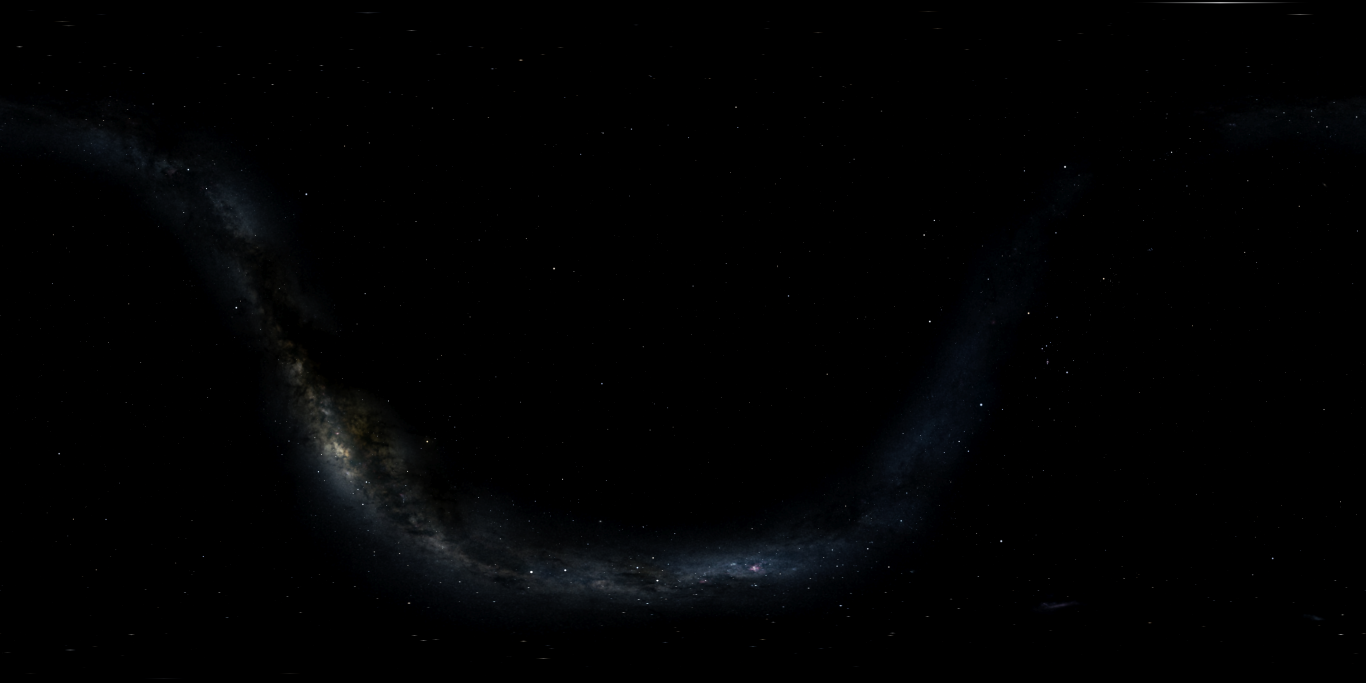
#> input picture assets/sky/starmap_equirect_8k.png, 8192 x 4096 px (shown at 1/6 size)
$ python starmap_prepare.py ../assets/sky/starmap_equirect_8k.png
#> lines starting #> are read from the running program, lines starting #| are printed output that depends on the picture
#!/usr/bin/env python3
"""Prepare a Stellarium all-sky export for SIMbiogenesis and MEASURE its registration.

    python tools/starmap_prepare.py <screenshot.png> [--out assets/sky/starmap_equirect_8k.png]
        [--floor 6] [--gamma 1.0] [--blank-rows N] [--blank-box x0,y0,x1,y1 ...]
        [--max-residual-px 8] [--search-px 48] [--note "Stellarium 25.1 ..."] [--dry-run]

What it does, in order:
  1. Asserts the image is 2:1 and at least 4096 wide (plate-carrée, whole sphere).
  2. Blanks optional regions (rows at the poles, or boxes given as FRACTIONS of
     the image — used to erase a baked-in Stellarium toolbar) WITHOUT cropping or
     stretching, so the declination scale is untouched.
  3. Black-floors the background: every pixel's RGB is scaled by
     max(0, (L - floor) / (255 - floor)) where L is ITU-R 601 luminance. That
     zeroes airglow/JPEG noise below the floor and keeps the Milky Way (rendered
     at Stellarium intensity >= 1.5 it sits around 30-80/255).
  4. REGISTRATION: for each hypothesis (RA increases leftward/rightward x north
     pole is top/bottom row) it uses the brightest catalog stars as anchors to
     solve which RA sits at the left edge, then checks all ten catalog stars —
     brightest blob within +-search-px of the predicted pixel, luminance-weighted
     centroid, residual in pixels. A hypothesis PASSES with >= 8/10 stars found
     and max residual <= --max-residual-px. The winner is the smallest median
     residual. Nothing is written if none passes, or if two pass within 1 px of
     each other (ambiguous) — a wrong sidecar is worse than none, because the
     sky shader trusts it.
  5. Writes the PNG and the sidecar JSON (same basename, .json) that
     StarSkyMath.load_registration() reads, and prints the per-star table.

Pixel convention: pixel (i, j) covers [i, i+1) x [j, j+1); its centre is
(i + 0.5, j + 0.5). Predicted positions are continuous (u*w, v*h). The same
convention lives in StarSkyMath.pixel_from_equatorial.

Pillow only (no numpy): all the heavy lifting is Pillow C ops (convert/point/
multiply); Python touches only the small search windows.
"""

import argparse
import json
import math
import os
import sys
from collections import deque
from datetime import datetime, timezone

try:
    from PIL import Image, ImageChops
except ImportError:  # pragma: no cover
    print("starmap_prepare: Pillow is required (pip install pillow)", file=sys.stderr)
    sys.exit(1)

Image.MAX_IMAGE_PIXELS = None  # 8k x 4k is fine; silence the decompression-bomb guard

# J2000 (degrees). Bright, spread over RA and both hemispheres. Anchors first.
CATALOG = [
    ("sirius",     101.287, -16.716),
    ("vega",       279.235,  38.784),
    ("arcturus",   213.915,  19.182),
    ("canopus",     95.988, -52.696),
    ("capella",     79.172,  45.998),
    ("rigel",       78.634,  -8.202),
    ("procyon",    114.825,   5.225),
    ("achernar",    24.429, -57.237),
    ("betelgeuse",  88.793,   7.407),
    ("altair",     297.696,   8.868),
]
ANCHORS = ("sirius", "vega", "arcturus")

SCHEMA = 1


# ------------------------------------------------------------------ geometry

def uv_from_equatorial(ra, dec, ra0, ra_dir, north_up):
    u = ((ra - ra0) * ra_dir / 360.0) % 1.0
    v = 0.5 - dec / 180.0
    if not north_up:
        v = 1.0 - v
    return u, v


def pixel_from_equatorial(ra, dec, ra0, ra_dir, north_up, w, h):
    u, v = uv_from_equatorial(ra, dec, ra0, ra_dir, north_up)
    return u * w, v * h


def circular_mean_deg(angles):
    sx = sum(math.cos(math.radians(a)) for a in angles)
    sy = sum(math.sin(math.radians(a)) for a in angles)
    return math.degrees(math.atan2(sy, sx)) % 360.0


def wrapped_dx(a, b, w):
    d = (a - b) % w
    if d > w / 2:
        d -= w
    return d


# ------------------------------------------------------------------ blobs

# A star is a COMPACT disc: Stellarium's brightest stars are ~20 px across at 8k
# (a few hundred pixels of area) and saturated. The Milky Way's core, rendered
# at intensity 1.6, is far brighter in TOTAL — thousands of pixels around
# 60-180/255 — and out-sums every star. These two filters are what keep the
# fit on stars: an area cap and a minimum mean brightness.
MAX_STAR_AREA_PX = 1500
MIN_STAR_MEAN = 170.0


def _star_blobs(px, w, x0, x1, y0, y1, thr):
    """_components() restricted to star-like discs; yields (sum, cx, cy, peak, area)."""
    seen = set()
    for yy in range(y0, y1 + 1):
        for xx in range(x0, x1 + 1):
            if (xx, yy) in seen or px[xx % w, yy] < thr:
                continue
            seen.add((xx, yy))
            queue = deque([(xx, yy)])
            sw = sx = sy = 0.0
            peak = 0
            area = 0
            while queue:
                x, y = queue.popleft()
                v = px[x % w, y]
                sw += v
                sx += v * (x + 0.5)
                sy += v * (y + 0.5)
                area += 1
                if v > peak:
                    peak = v
                for nx, ny in ((x + 1, y), (x - 1, y), (x, y + 1), (x, y - 1)):
                    if ny < y0 or ny > y1 or nx < x0 or nx > x1 or (nx, ny) in seen:
                        continue
                    if px[nx % w, ny] >= thr:
                        seen.add((nx, ny))
                        queue.append((nx, ny))
            if area <= MAX_STAR_AREA_PX and sw / area >= MIN_STAR_MEAN:
                yield sw, sx / sw, sy / sw, peak, area


def blob_centroid(px, w, h, cx, cy, radius, min_peak):
    """The star-like blob with the largest integrated brightness within
    +-radius of (cx, cy) (x wraps, y clips). The threshold is the higher of
    60% of the window's peak and the window's median + 60, so a bright Milky
    Way background under the window never joins the disc.
    Returns (x, y, peak) in continuous pixel coordinates, or None."""
    x0 = int(math.floor(cx)) - radius
    x1 = int(math.floor(cx)) + radius
    y0 = max(0, int(math.floor(cy)) - radius)
    y1 = min(h - 1, int(math.floor(cy)) + radius)
    if y1 < y0:
        return None
    vals = [px[xx % w, yy] for yy in range(y0, y1 + 1) for xx in range(x0, x1 + 1)]
    best = max(vals)
    if best < min_peak:
        return None
    median = sorted(vals)[len(vals) // 2]
    thr = max(min_peak, 0.6 * best, median + 60)
    comps = list(_star_blobs(px, w, x0, x1, y0, y1, thr))
    if not comps:
        return None
    sw, bx, by, peak, area = max(comps, key=lambda c: c[0])
    return bx, by, peak


def band_brightest(lum, w, h, cy, band):
    """Centre (x, y) and peak of the biggest STAR disc (largest integrated
    brightness among compact blobs) in the full-width row band around cy —
    the anchor star. Thresholded at 80% of the band's peak so the Milky Way
    (rarely above ~180/255) is not even traversed."""
    y0 = max(0, int(cy) - band)
    y1 = min(h - 1, int(cy) + band)
    if y1 < y0:
        return None
    strip = lum.crop((0, y0, w, y1 + 1))
    lo, hi = strip.getextrema()
    if hi <= 0:
        return None
    thr = max(1, int(0.8 * hi))
    sp = strip.load()
    best = None
    for sw, cx, cy2, peak, area in _star_blobs(sp, w, 0, w - 1, 0, y1 - y0, thr):
        if best is None or sw > best[0]:
            best = (sw, cx, cy2 + y0, peak)
    if best is None:
        return None
    return best[1], best[2], best[3]


# ------------------------------------------------------------------ registration

def evaluate(lum, px, w, h, ra_dir, north_up, ra0, search_px, min_peak):
    rows = []
    found_ra0 = []
    for name, ra, dec in CATALOG:
        pxx, pyy = pixel_from_equatorial(ra, dec, ra0, ra_dir, north_up, w, h)
        hit = blob_centroid(px, w, h, pxx, pyy, search_px, min_peak)
        if hit is None:
            rows.append({"star": name, "pred": [pxx, pyy], "found": None, "residual_px": None})
            continue
        fx, fy, peak = hit
        fx %= w
        found_ra0.append((ra - ra_dir * 360.0 * (fx / w)) % 360.0)
        rows.append({"star": name, "pred": [pxx, pyy], "found": [fx, fy], "peak": peak,
                     "residual_px": math.hypot(wrapped_dx(fx, pxx, w), fy - pyy)})
    return rows, found_ra0


def solve_hypothesis(lum, px, w, h, ra_dir, north_up, search_px, min_peak):
    """Anchor on each bright star's row band to get a candidate ra0, then refine
    over every found star. Returns the best (ra0, rows) for this hypothesis."""
    best = None
    for anchor in ANCHORS:
        ra_a, dec_a = next((ra, dec) for n, ra, dec in CATALOG if n == anchor)
        _, vy = uv_from_equatorial(ra_a, dec_a, 0.0, ra_dir, north_up)
        hit = band_brightest(lum, w, h, vy * h, search_px)
        if hit is None or hit[2] < min_peak:
            continue
        bx = hit[0]  # already a blob centroid in continuous coordinates
        ra0 = (ra_a - ra_dir * 360.0 * (bx / w)) % 360.0
        # two refinement passes: predict -> find -> circular-mean the implied ra0
        rows = []
        for _ in range(2):
            rows, implied = evaluate(lum, px, w, h, ra_dir, north_up, ra0, search_px, min_peak)
            if len(implied) < 2:
                break
            ra0 = circular_mean_deg(implied)
        rows, _ = evaluate(lum, px, w, h, ra_dir, north_up, ra0, search_px, min_peak)
        res = sorted(r["residual_px"] for r in rows if r["residual_px"] is not None)
        n_found = len(res)
        median = res[len(res) // 2] if res else float("inf")
        worst = res[-1] if res else float("inf")
        cand = {"ra_dir": ra_dir, "north_up": north_up, "ra_deg_at_u0": ra0, "anchor": anchor,
                "rows": rows, "found": n_found, "median": median, "max": worst}
        if best is None or (cand["found"], -cand["median"]) > (best["found"], -best["median"]):
            best = cand
    return best


def register(lum, w, h, search_px, min_peak, max_residual):
    px = lum.load()
    results = []
    for ra_dir in (-1, 1):
        for north_up in (True, False):
            c = solve_hypothesis(lum, px, w, h, ra_dir, north_up, search_px, min_peak)
            if c is None:
                c = {"ra_dir": ra_dir, "north_up": north_up, "ra_deg_at_u0": float("nan"),
                     "anchor": None, "rows": [], "found": 0, "median": float("inf"), "max": float("inf")}
            c["passes"] = c["found"] >= 8 and c["max"] <= max_residual
            results.append(c)
    return results


# ------------------------------------------------------------------ image ops

def blank_regions(img, rows, boxes):
    w, h = img.size
    black = (0, 0, 0)
    if rows > 0:
        img.paste(black, (0, 0, w, rows))
        img.paste(black, (0, h - rows, w, h))
    for (x0, y0, x1, y1) in boxes:
        img.paste(black, (int(x0 * w), int(y0 * h), int(math.ceil(x1 * w)), int(math.ceil(y1 * h))))


def black_floor(img, floor):
    if floor <= 0:
        return img
    lum = img.convert("L")
    lut = [max(0, min(255, round((v - floor) * 255.0 / (255.0 - floor)))) for v in range(256)]
    scale = lum.point(lut)
    return ImageChops.multiply(img, Image.merge("RGB", (scale, scale, scale)))


def apply_gamma(img, gamma):
    if abs(gamma - 1.0) < 1e-6:
        return img
    lut = [max(0, min(255, round(255.0 * (v / 255.0) ** gamma))) for v in range(256)]
    return img.point(lut * 3)


# [13 lines left out: function disc_radius_px, not called in this run]


def pole_bands(step_ratio=1.12):
    """Declination breakpoints for the pole-footprint bands: finer toward the
    pole so the dilation radius never changes by more than step_ratio across a
    band (a coarse band over-spreads its low rows and under-spreads its high)."""
#> called with step_ratio = 1.12
    edges = [45.0]
    while edges[-1] < 89.9:
        lo = edges[-1]
        target = (1.0 / math.cos(math.radians(lo)) - 1.0) * step_ratio
        hi = math.degrees(math.acos(1.0 / (target + 1.0)))
        hi = min(max(hi, lo + 0.05), 89.9)
        edges.append(round(hi, 3))
    edges.append(90.0)
    return edges


POLE_BANDS = pole_bands()


# [77 lines left out: functions _cone_dilate_h, pole_footprint_dilate, parse_box, not called in this run]


# ------------------------------------------------------------------ main

def main(argv=None):
    ap = argparse.ArgumentParser(description=__doc__, formatter_class=argparse.RawDescriptionHelpFormatter)
    ap.add_argument("source")
    ap.add_argument("--out", default="assets/sky/starmap_equirect_8k.png")
    ap.add_argument("--floor", type=int, default=6, help="luminance floor 0-255 (default 6)")
    ap.add_argument("--gamma", type=float, default=1.0)
    ap.add_argument("--blank-rows", type=int, default=0, help="black out N rows at top AND bottom")
    ap.add_argument("--blank-box", type=parse_box, action="append", default=[],
                    help="black out a box x0,y0,x1,y1 in image FRACTIONS (repeatable)")
    ap.add_argument("--max-residual-px", type=float, default=8.0)
    ap.add_argument("--search-px", type=int, default=48)
    ap.add_argument("--min-peak", type=int, default=40, help="a blob needs a pixel this bright (0-255)")
    ap.add_argument("--note", default="", help="free text recorded in the sidecar (Stellarium version, knobs)")
    ap.add_argument("--no-pole-dilate", action="store_true",
                    help="skip the pole-footprint dilation (stars near the poles will render as slivers)")
    ap.add_argument("--dry-run", action="store_true", help="measure and report, write nothing")
    args = ap.parse_args(argv)
    # The Windows console defaults to cp1252 and would choke on the em-dashes below.
    for stream in (sys.stdout, sys.stderr):
        if hasattr(stream, "reconfigure"):
            stream.reconfigure(errors="replace")

    img = Image.open(args.source)
#> img is the input picture: PIL image 8192x4096 RGB; mean R, G, B 1.6, 2.1, 2.6
    img = img.convert("RGB")
    w, h = img.size
    if w != 2 * h or w < 4096:
        print("starmap_prepare: expected a 2:1 image at least 4096 wide, got %dx%d" % (w, h), file=sys.stderr)
        return 1

    blank_regions(img, args.blank_rows, args.blank_box)
    img = black_floor(img, args.floor)
#> in black_floor, `return ImageChops.multiply(img, Image.merge("RGB", (scale, scale, scal..`:
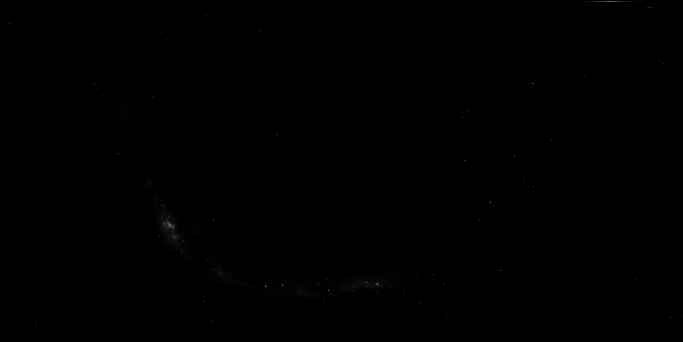
#> returned value: PIL image 8192x4096 RGB (shown at 1/12 size); mean R, G, B 0.2, 0.2, 0.2
    img = apply_gamma(img, args.gamma)
    lum = img.convert("L")

    top_max = lum.crop((0, 0, w, 1)).getextrema()[1]
#> top_max = 0
    bot_max = lum.crop((0, h - 1, w, h)).getextrema()[1]
#> bot_max = 0

    results = register(lum, w, h, args.search_px, args.min_peak, args.max_residual_px)
#> the loop in register, `for ra_dir in (-1, 1):` made 2 passes
#> pass 1, in band_brightest, `strip = lum.crop((0, y0, w, y1 + 1))`:
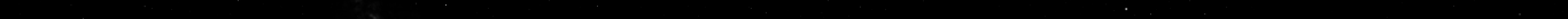
#> strip: PIL image 8192x97 L (shown at 1/6 size); min 0, max 255, mean 0.2
    passing = [r for r in results if r["passes"]]
    passing.sort(key=lambda r: r["median"])

    print("registration hypotheses (image %dx%d, floor %d, search +-%d px):" % (w, h, args.floor, args.search_px))
#| registration hypotheses (image 8192x4096, floor 6, search +-48 px):
    print("  %-6s %-9s %-10s %-8s %5s %8s %8s  %s" % ("RAdir", "north_up", "RA@u0", "anchor", "found", "median", "max", "verdict"))
    for r in results:
        print("  %-6s %-9s %-10s %-8s %5d %8s %8s  %s" % (
            "left" if r["ra_dir"] < 0 else "right", str(r["north_up"]),
            "nan" if math.isnan(r["ra_deg_at_u0"]) else "%.3f" % r["ra_deg_at_u0"],
            r["anchor"] or "-", r["found"],
            "inf" if math.isinf(r["median"]) else "%.2f" % r["median"],
            "inf" if math.isinf(r["max"]) else "%.2f" % r["max"],
            "PASS" if r["passes"] else "fail"))
#> this loop made 4 passes
#|   left   True      359.534    arcturus     9    10.64    43.97  fail
#|   left   False     15.704     vega         7    36.98    59.95  fail
#|   right  True      359.777    sirius       5    32.98    35.53  fail
#|   right  False     182.851    vega         5    33.83    42.39  fail

    if not passing:
        print("starmap_prepare: no hypothesis passed — nothing written. Is this an EQUATORIAL plate-carrée "
              "export at J2000 with the GUI hidden? Try --search-px 96 or --min-peak 25.", file=sys.stderr)
        return 2
    if len(passing) > 1 and abs(passing[0]["median"] - passing[1]["median"]) < 1.0:
        print("starmap_prepare: ambiguous — two hypotheses pass within 1 px of each other; nothing written.",
              file=sys.stderr)
        return 2
    win = passing[0]

    print("winner: RA increases %s, north %s, RA at u=0 = %.3f deg, %d/10 stars, median %.2f px, max %.2f px" % (
        "LEFTWARD" if win["ra_dir"] < 0 else "RIGHTWARD", "UP" if win["north_up"] else "DOWN",
        win["ra_deg_at_u0"], win["found"], win["median"], win["max"]))
    print("  %-11s %9s %9s   %9s %9s   %s" % ("star", "pred x", "pred y", "found x", "found y", "residual"))
    per_star = {}
    for r in win["rows"]:
        if r["found"] is None:
            print("  %-11s %9.1f %9.1f   %9s %9s   not found" % (r["star"], r["pred"][0], r["pred"][1], "-", "-"))
            per_star[r["star"]] = {"pred": [round(r["pred"][0], 2), round(r["pred"][1], 2)], "found": None, "residual_px": None}
        else:
            print("  %-11s %9.1f %9.1f   %9.1f %9.1f   %.2f px" % (
                r["star"], r["pred"][0], r["pred"][1], r["found"][0], r["found"][1], r["residual_px"]))
            per_star[r["star"]] = {"pred": [round(r["pred"][0], 2), round(r["pred"][1], 2)],
                                   "found": [round(r["found"][0], 2), round(r["found"][1], 2)],
                                   "residual_px": round(r["residual_px"], 3)}

    # Pole-footprint correction (see pole_footprint_dilate): measured from the
    # anchor star's own disc so no magic number is baked in.
    pole = {"applied": False}
    if not args.no_pole_dilate:
        anchor_row = next((r for r in win["rows"] if r["star"] == win["anchor"] and r["found"]), None)
        if anchor_row is not None:
            disc = disc_radius_px(lum, lum.load(), w, h, anchor_row["found"][0], anchor_row["found"][1], args.search_px)
            if disc >= 1.0:
                img, bands = pole_footprint_dilate(img, disc, win["north_up"])
                lum = img.convert("L")
                top_max = lum.crop((0, 0, w, 1)).getextrema()[1]
                bot_max = lum.crop((0, h - 1, w, h)).getextrema()[1]
                pole = {"applied": True, "disc_px": round(disc, 2), "bands": bands}
                print("pole footprint: anchor disc radius %.2f px -> dilation up to %d px at |dec| >= %.0f" % (
                    disc, bands[-1][2], POLE_BANDS[0]))

    if top_max > 0 or bot_max > 0:
        print("starmap_prepare: pole rows are not black after the floor (top max %d, bottom max %d) — "
              "use --blank-rows or a higher --floor; nothing written." % (top_max, bot_max), file=sys.stderr)
        return 2

    sidecar = {
        "schema": SCHEMA,
        "file": os.path.basename(args.out),
        "width": w, "height": h,
        "projection": "plate-carree", "frame": "equatorial", "epoch": "J2000",
        "north_up": bool(win["north_up"]),
        "ra_direction": int(win["ra_dir"]),
        "ra_deg_at_u0": round(win["ra_deg_at_u0"], 4),
        "registration": {
            "method": "bright-star blob fit (tools/starmap_prepare.py)",
            "anchor": win["anchor"],
            "stars_found": win["found"],
            "median_residual_px": round(win["median"], 3),
            "max_residual_px": round(win["max"], 3),
            "search_px": args.search_px,
            "per_star": per_star,
        },
        "source": {
            "file": os.path.basename(args.source),
            "note": args.note,
            "script": "tools/stellarium_starmap_export.ssc",
            "prepared_utc": datetime.now(timezone.utc).strftime("%Y-%m-%dT%H:%M:%SZ"),
        },
        "prepare": {
            "tool": "tools/starmap_prepare.py",
            "floor": args.floor, "gamma": args.gamma,
            "blank_rows": args.blank_rows,
            "blank_boxes": [list(b) for b in args.blank_box],
            "pole_footprint": pole,
        },
    }
    if args.dry_run:
        print("dry run — sidecar would be:")
        print(json.dumps(sidecar, indent=2))
        return 0

    out_dir = os.path.dirname(args.out)
    if out_dir:
        os.makedirs(out_dir, exist_ok=True)
    img.save(args.out, format="PNG", optimize=False, compress_level=6)
    json_path = os.path.splitext(args.out)[0] + ".json"
    with open(json_path, "w", encoding="utf-8") as f:
        json.dump(sidecar, f, indent=2)
        f.write("\n")
    print("wrote %s (%d bytes) and %s" % (args.out, os.path.getsize(args.out), json_path))
    return 0


if __name__ == "__main__":
#> (the run stopped early here; a loop or call above may not have finished)
